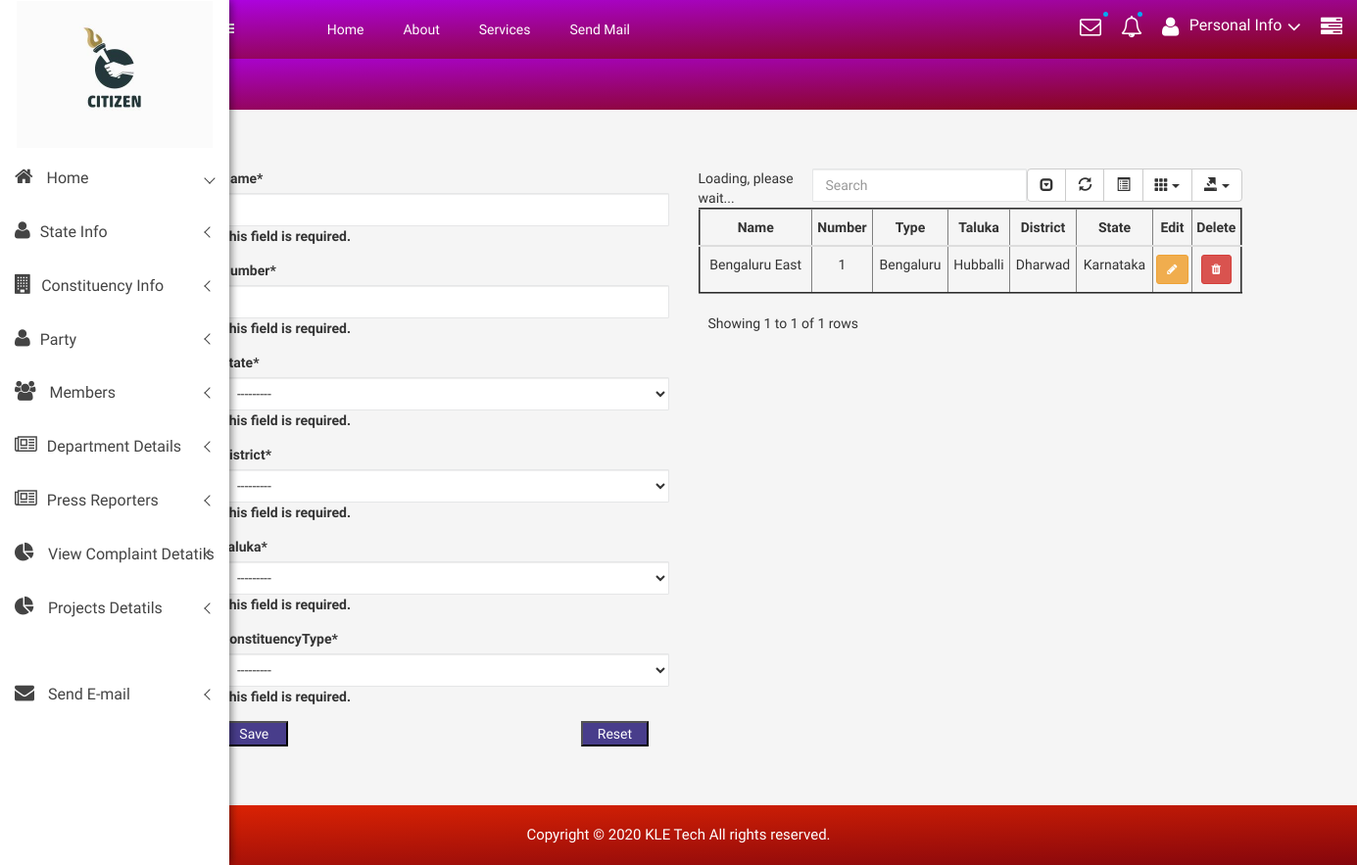
Page /citizen/constituencycreate/ on the committed database.
### citizen/models.py (models this page shows, shortened)
class State(models.Model):
    Code = models.CharField(max_length=200)
    State = models.CharField(max_length=200, )
    def __str__(self):
        return self.State

class Constituency(models.Model):
    Name = models.CharField(max_length=200)
    Number = models.IntegerField()
    State = models.ForeignKey('State', on_delete=models.SET_NULL, null=True)
    District = models.ForeignKey('District', on_delete=models.SET_NULL, null=True)
    Taluka = models.ForeignKey('Taluka', on_delete=models.SET_NULL, null=True)
    ConstituencyType = models.ForeignKey('ConstituencyType', on_delete=models.SET_NULL, null=True)

class ConstituencyType(models.Model):
    Code = models.CharField(max_length=200)
    Name = models.CharField(max_length=200)
    Description = models.CharField(max_length=200)
    def __str__(self):
        return self.Name

class Taluka(models.Model):
    State = models.ForeignKey('State', on_delete=models.SET_NULL, null=True)
    District = models.ForeignKey('District', on_delete=models.SET_NULL, null=True)
    Code = models.CharField(max_length=200)
    Name = models.CharField(max_length=200)

class District(models.Model):
    Code = models.CharField(max_length=200)
    Name = models.CharField(max_length=200)
    State = models.ForeignKey('State', on_delete=models.CASCADE)
    def __str__(self):
        return self.Name

### citizen/views.py (the view)
# urls.py: path('constituencycreate/', views.constituencycreate, name='constituencycreate'),
def constituencycreate(request):
    form = ConstituencyForms(request.POST)
    if form.is_valid():
        form.save()
        return redirect('citizen:constituencycreate')
    return render(request, 'citizen/Constituency.html',
                  {'form': form, 'constituency': Constituency.objects.all().order_by('Name')})

### citizen/forms.py (shortened to what this page needs)
class ConstituencyForms(forms.ModelForm):
    class Meta:
        model = Constituency
        fields = ('Name', 'Number', 'State', 'District', 'Taluka', 'ConstituencyType')
    def __init__(self, *args, **kwargs):
        super().__init__(*args, **kwargs)
        self.fields['Taluka'].queryset = Taluka.objects.none()
        if 'District' in self.data:
            try:
                District_id = int(self.data.get('District'))
                self.fields['Taluka'].queryset = Taluka.objects.filter(District_id=District_id).order_by('Name')
            except (ValueError, TypeError):
                pass  # invalid input from the client; ignore and fallback to empty City queryset
        elif self.instance.pk:
            self.fields['Taluka'].queryset = self.instance.District.Taluka_set.order_by('Name')

### citizen/templates/citizen/Constituency.html (shortened to what this page needs)
{% extends 'citizen/base.html' %}
    {% load static %}
{% block body %}
 {% include "citizen/sidebar.html" %}
 <div class="all-content-wrapper">
        <div class="container-fluid">
            <div class="row">
                <div class="col-lg-12 col-md-12 col-sm-12 col-xs-12">
                    <div class="logo-pro">
                        <a href="index.html"><img class="main-logo" src="img/logo/logo.png" alt="" /></a>
                    </div>
                </div>
            </div>
        </div>
        <div class="header-advance-area">
            <div class="header-top-area">
                <div class="container-fluid">
                    <div class="row">
                        <div class="col-lg-12 col-md-12 col-sm-12 col-xs-12">
                            <div class="header-top-wraper">
                                <div class="row">
                                    <div class="col-lg-1 col-md-0 col-sm-1 col-xs-12">
                                        <div class="menu-switcher-pro">
                                            <button type="button" id="sidebarCollapse" class="btn bar-button-pro header-drl-controller-btn btn-info navbar-btn">
												</button>
                                        </div>
                                    </div>
                                    <div class="col-lg-6 col-md-7 col-sm-6 col-xs-12">
                                        <div class="header-top-menu tabl-d-n">
                                            <ul class="nav navbar-nav mai-top-nav">
                                                <li class="nav-item"><a href="{% url 'citizen:admin_index' %}" class="nav-link">Home</a>
                                                </li>
                                                <li class="nav-item"><a href="#" class="nav-link">About</a>
                                                </li>
                                                <li class="nav-item"><a href="#" class="nav-link">Services</a>
                                                </li>
                                               <li class="nav-item"><a href="{% url 'citizen:HomePage' %}" class="nav-link">Send Mail</a>
                                                </li>
                                            </ul>
                                        </div>
                                    </div>
                                    <div class="col-lg-5 col-md-5 col-sm-12 col-xs-12">
                                        <div class="header-right-info">
                                            <ul class="nav navbar-nav mai-top-nav header-right-menu">
                                                <li class="nav-item dropdown">
                                                    <a href="#" data-toggle="dropdown" role="button" aria-expanded="false" class="nav-link dropdown-toggle"><i class="fa fa-envelope-o adminpro-chat-pro" aria-hidden="true"></i><span class="indicator-ms"></span></a>
                                                </li>
                                                <li class="nav-item"><a href="#" data-toggle="dropdown" role="button" aria-expanded="false" class="nav-link dropdown-toggle"><i class="fa fa-bell-o" aria-hidden="true"></i><span class="indicator-nt"></span></a>
                                                </li>
                                                <li class="nav-item">
                                                    <a href="#" data-toggle="dropdown" role="button" aria-expanded="false" class="nav-link dropdown-toggle">
															<i class="fa fa-user adminpro-user-rounded header-riht-inf" aria-hidden="true"></i>
															<span class="admin-name">Personal Info</span>
															<i class="fa fa-angle-down adminpro-icon adminpro-down-arrow"></i>
														</a>
                                                </li>
                                                <li class="nav-item nav-setting-open"><a href="#" data-toggle="dropdown" role="button" aria-expanded="false" class="nav-link dropdown-toggle"><i class="fa fa-tasks"></i></a>
                                                </li>
                                            </ul>
                                        </div>
                                    </div>
                                </div>
                            </div>
                        </div>
                    </div>
                </div>
            </div>
            <div class="breadcome-area">
                <div class="container-fluid">
                    <div class="row">
                        <div class="col-lg-12 col-md-12 col-sm-12 col-xs-12">
                            <div class="breadcome-list single-page-breadcome">
                                <div class="row">
                                    <div class="col-lg-6 col-md-6 col-sm-6 col-xs-6">
                                    </div>
                                </div>
                            </div>
                        </div>
                    </div>
                </div>
            </div>
        </div>
<br>
<br>
<br>
<div class="container">
    {% load crispy_forms_tags %}
    <div class = "row">
        <div class="col-lg-5">
            <form method="post" id="ConstituencyForms" data-District-url="{% url 'citizen:ajax_load_Const' %}"  novalidate>
    <table>
     {{form|crispy}}
    </table>
    <button class="button" type="submit"  style="width:15%;background:darkslateblue;color:white;">Save</button>&emsp;&emsp;&emsp;&emsp;&emsp;&emsp;&emsp;&emsp; &emsp;&emsp;&emsp;&emsp; &emsp;&emsp;&emsp;&emsp; &emsp;&emsp;&emsp;&emsp;
                 <button class="button1" type="reset" value="Reset" style="width:15%;background:darkslateblue;color:white;">Reset</button>
  </form>
        </div>
        <div class = "col-lg-6">
            {% if constituency %}
 <table class="table"  style="width:100%;" border="2" id="table" data-toggle="table" data-pagination="true" data-search="true" data-show-columns="true"
                    data-show-pagination-switch="true" data-show-refresh="true" data-key-events="true"
                    data-show-toggle="true" data-resizable="true" data-cookie="true"
                                            data-cookie-id-table="saveId" data-show-export="true"
                    data-click-to-select="true" data-toolbar="#toolbar" >
     <thead>
         <th><center>Name</center></th>
         <th><center>Number</center></th>
           <th><center>Type</center></th>
         <th><center>Taluka</center></th>
         <th><center>District</center></th>
          <th><center>State</center></th>
         <th><center>Edit</center></th>
         <th><center>Delete</center></th>
     </thead>
     <tbody id="myTable">
     {% for i in  constituency %}
     <tr>
         <td><center>{{i.Name}}</center></td>
         <td><center>{{i.Number}}</center></td>
         <td><center>{{i.ConstituencyType.Name}}</center></td>
         <td><center>{{i.Taluka.Name}}</center></td>
          <td><center>{{i.District.Name}}</center></td>
          <td><center>{{i.State.State}}</center></td>
         <td><center>
             <a class="btn btn-sm btn-warning"  href="#">
                 <i class="fa fa-pencil" ></i>
             </a></center>
         </td>
         <td><center>
              <a class="btn btn-sm btn-danger" href="/delete_constituency/{{i.id}}">
                 <i class="fa fa-trash"></i>
             </a></center>
         </td>
     </tr>
     {% endfor %}
     </tbody>
 </table>
            {% endif %}
        </div>
    </div>
</div>
</div>
<br>
<br>
<br>
     <div class="footer-copyright-area">
            <div class="container-fluid">
                <div class="row">
                    <div class="col-lg-12">
                        <div class="footer-copy-right">
                            <p>Copyright © 2020 <a href="https://www.kletech.ac.in">KLE Tech</a> All rights reserved.</p>
                        </div>
                    </div>
                </div>
            </div>
        </div>
{% endblock %}

### citizen/static/css/main.css (style rules this page uses)
html { color: #222; font-size: 1em; line-height: 1.4; }
audio, canvas, iframe, img, svg, video { vertical-align: middle; }

### citizen/static/style.css (style rules this page uses)
html, body { height: 100%; font-family: 'Play', sans-serif;font-weight:400;background:#f5f5f5; }
img { max-width:100%;height:auto }
p { margin:0 0 15px; }
a { transition: all 0.3s ease 0s;text-decoration:none; }
a:visited, a:link, a:active { text-decoration: none; }
ul { list-style: outside none none; margin: 0; padding: 0 }
.all-content-wrapper { margin-left: 205px; transition: all 0.3s; }
.bar-button-pro { margin: 13px 0px; }
.menu-switcher-pro { transition:all .4s ease 0s; }
.menu-switcher-pro button { background: none; border:none; }
.footer-copyright-area { background: -webkit-linear-gradient(178deg, #e12503 0%, #85060c 100%); background: linear-gradient(178deg, #e12503 0%, #85060c 100%); padding: 20px 0px; text-align: center; }
.footer-copy-right p { margin: 0px; font-size: 15px; color: #fff; }
.footer-copy-right a { color:#fff; text-decoration:none; }
.header-top-menu .navbar-nav>li>a { padding: 20px 20px; color: #fff; font-size:14px; }
.header-right-info .navbar-nav { float:right; padding:17px 0px; }
.header-right-info ul.header-right-menu li { display:inline-block; }
.header-right-info ul.header-right-menu > li > a { display:inline-block; color:#fff; padding: 0px 0px 0px 20px; font-size:22px; text-decoration:none; position:relative; }
.indicator-nt { position:absolute; height:5px; width:5px; background:#03a9f4; border-radius:50%; top: -5px; right: 0px; }
.indicator-ms { position:absolute; height:5px; width:5px; background:#03a9f4; border-radius:50%; top: -5px; right: -7px; }
.header-right-info .admin-name { display: inline-block; color: #fff; font-size: 16px; position: relative; top: -4px; margin-left:5px; }
.breadcome-list { padding-top:30px; padding-bottom:100px; }
.form-control { background-color: #FFFFFF; background-image: none; border: 1px solid #e5e6e7; border-radius: 1px; color: inherit; display: block; padding: 6px 12px; transition: border-color 0.15s ease-in-out 0s, box-shadow 0.15s ease-in-out 0s; width: 100%; }
.header-advance-area { background: -webkit-linear-gradient(178deg, #ad03e1 0%, #85060c 100%); background: linear-gradient(178deg, #ad03e1 0%, #85060c 100%); }
.header-top-area { position: fixed; background: -webkit-linear-gradient(178deg, #ad03e1 0%, #85060c 100%); background: linear-gradient(178deg, #ad03e1 0%, #85060c 100%); z-index: 99; left: 200px; right: 0; top: 0; margin: 0 auto; transition: all 0.3s; }
.breadcome-list.single-page-breadcome { padding-top: 30px; padding-bottom: 30px; }

### citizen/templates/citizen/sidebar.html (style rules this page uses)
.dropdown { position: relative; display: inline-block; }

### rows in the picture
State: State "---------"
Constituency: Name "Bengaluru East", Number "1", ConstituencyType.Name "Bengaluru", Taluka.Name "Hubballi", District.Name "Dharwad", State.State "Karnataka"
